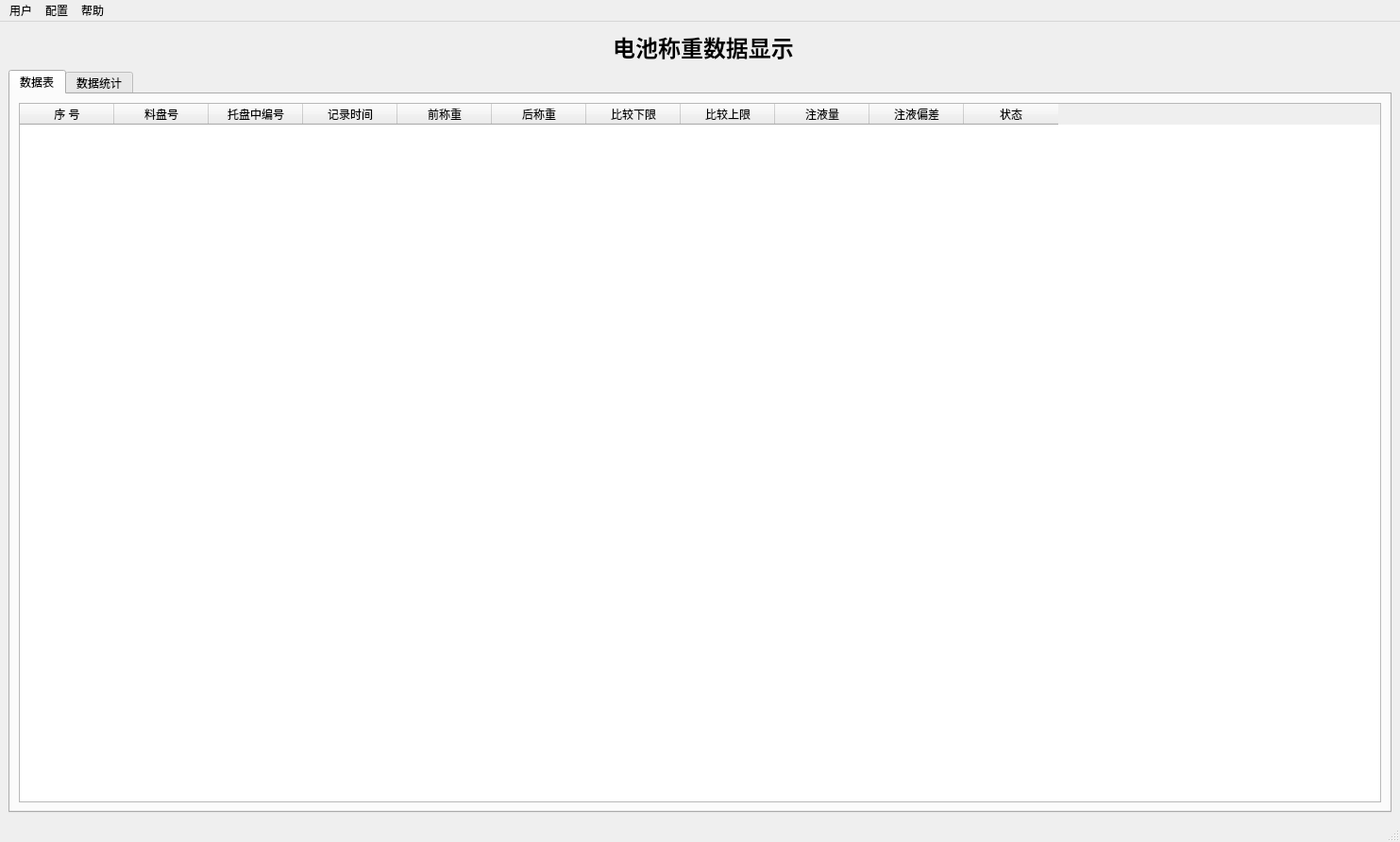
<?xml version="1.0" encoding="UTF-8"?>
<ui version="4.0">
 <class>MainWindow</class>
 <widget class="QMainWindow" name="MainWindow">
  <property name="geometry">
   <rect>
    <x>0</x>
    <y>0</y>
    <width>1483</width>
    <height>892</height>
   </rect>
  </property>
  <property name="windowTitle">
   <string>MainWindow</string>
  </property>
  <widget class="QWidget" name="centralwidget">
   <layout class="QGridLayout" name="gridLayout_2">
    <item row="0" column="0">
     <layout class="QGridLayout" name="gridLayout">
      <item row="1" column="0" colspan="4">
       <widget class="QTabWidget" name="tabWidget">
        <property name="currentIndex">
         <number>0</number>
        </property>
        <widget class="QWidget" name="tab">
         <attribute name="title">
          <string>数据表</string>
         </attribute>
         <layout class="QGridLayout" name="gridLayout_4">
          <item row="0" column="0">
           <widget class="QTableWidget" name="tableWid_data">
            <column>
             <property name="text">
              <string>序 号</string>
             </property>
             <property name="textAlignment">
              <set>AlignCenter</set>
             </property>
            </column>
            <column>
             <property name="text">
              <string>料盘号</string>
             </property>
             <property name="textAlignment">
              <set>AlignCenter</set>
             </property>
            </column>
            <column>
             <property name="text">
              <string>托盘中编号</string>
             </property>
             <property name="textAlignment">
              <set>AlignCenter</set>
             </property>
            </column>
            <column>
             <property name="text">
              <string>记录时间</string>
             </property>
             <property name="textAlignment">
              <set>AlignCenter</set>
             </property>
            </column>
            <column>
             <property name="text">
              <string>前称重</string>
             </property>
             <property name="textAlignment">
              <set>AlignCenter</set>
             </property>
            </column>
            <column>
             <property name="text">
              <string>后称重</string>
             </property>
             <property name="textAlignment">
              <set>AlignCenter</set>
             </property>
            </column>
            <column>
             <property name="text">
              <string>比较下限</string>
             </property>
             <property name="textAlignment">
              <set>AlignCenter</set>
             </property>
            </column>
            <column>
             <property name="text">
              <string>比较上限</string>
             </property>
             <property name="textAlignment">
              <set>AlignCenter</set>
             </property>
            </column>
            <column>
             <property name="text">
              <string>注液量</string>
             </property>
             <property name="textAlignment">
              <set>AlignCenter</set>
             </property>
            </column>
            <column>
             <property name="text">
              <string>注液偏差</string>
             </property>
             <property name="textAlignment">
              <set>AlignCenter</set>
             </property>
            </column>
            <column>
             <property name="text">
              <string>状态</string>
             </property>
             <property name="textAlignment">
              <set>AlignCenter</set>
             </property>
            </column>
           </widget>
          </item>
         </layout>
        </widget>
        <widget class="QWidget" name="tab_2">
         <attribute name="title">
          <string>数据统计</string>
         </attribute>
         <widget class="QWidget" name="layoutWidget">
          <property name="geometry">
           <rect>
            <x>521</x>
            <y>1</y>
            <width>896</width>
            <height>682</height>
           </rect>
          </property>
          <layout class="QGridLayout" name="gridLayout_8">
           <item row="0" column="0">
            <layout class="QGridLayout" name="gridLayout_7">
             <item row="0" column="0">
              <layout class="QGridLayout" name="gridLayout_5">
               <item row="0" column="0">
                <layout class="QHBoxLayout" name="horizontalLayout_3">
                 <item>
                  <widget class="QLabel" name="label_foreWighing">
                   <property name="text">
                    <string>前称 ：</string>
                   </property>
                  </widget>
                 </item>
                 <item>
                  <spacer name="horizontalSpacer_3">
                   <property name="orientation">
                    <enum>Qt::Horizontal</enum>
                   </property>
                   <property name="sizeHint" stdset="0">
                    <size>
                     <width>838</width>
                     <height>20</height>
                    </size>
                   </property>
                  </spacer>
                 </item>
                </layout>
               </item>
               <item row="1" column="0">
                <widget class="QTableWidget" name="tableWidg_exWight">
                 <attribute name="horizontalHeaderDefaultSectionSize">
                  <number>80</number>
                 </attribute>
                 <column>
                  <property name="text">
                   <string>1</string>
                  </property>
                  <property name="textAlignment">
                   <set>AlignCenter</set>
                  </property>
                 </column>
                 <column>
                  <property name="text">
                   <string>2</string>
                  </property>
                  <property name="textAlignment">
                   <set>AlignCenter</set>
                  </property>
                 </column>
                 <column>
                  <property name="text">
                   <string>3</string>
                  </property>
                  <property name="textAlignment">
                   <set>AlignCenter</set>
                  </property>
                 </column>
                 <column>
                  <property name="text">
                   <string>4</string>
                  </property>
                  <property name="textAlignment">
                   <set>AlignCenter</set>
                  </property>
                 </column>
                 <column>
                  <property name="text">
                   <string>5</string>
                  </property>
                  <property name="textAlignment">
                   <set>AlignCenter</set>
                  </property>
                 </column>
                 <column>
                  <property name="text">
                   <string>6</string>
                  </property>
                  <property name="textAlignment">
                   <set>AlignCenter</set>
                  </property>
                 </column>
                 <column>
                  <property name="text">
                   <string>7</string>
                  </property>
                  <property name="textAlignment">
                   <set>AlignCenter</set>
                  </property>
                 </column>
                 <column>
                  <property name="text">
                   <string>8</string>
                  </property>
                  <property name="textAlignment">
                   <set>AlignCenter</set>
                  </property>
                 </column>
                 <column>
                  <property name="text">
                   <string>9</string>
                  </property>
                  <property name="textAlignment">
                   <set>AlignCenter</set>
                  </property>
                 </column>
                 <column>
                  <property name="text">
                   <string>10</string>
                  </property>
                  <property name="textAlignment">
                   <set>AlignCenter</set>
                  </property>
                 </column>
                </widget>
               </item>
              </layout>
             </item>
             <item row="1" column="0">
              <layout class="QVBoxLayout" name="verticalLayout_2">
               <item>
                <layout class="QHBoxLayout" name="horizontalLayout_2">
                 <item>
                  <widget class="QLabel" name="label_reWighing">
                   <property name="text">
                    <string>后称 ：</string>
                   </property>
                  </widget>
                 </item>
                 <item>
                  <spacer name="horizontalSpacer">
                   <property name="orientation">
                    <enum>Qt::Horizontal</enum>
                   </property>
                   <property name="sizeHint" stdset="0">
                    <size>
                     <width>838</width>
                     <height>20</height>
                    </size>
                   </property>
                  </spacer>
                 </item>
                </layout>
               </item>
               <item>
                <widget class="QTableWidget" name="tableWidg_reWight">
                 <attribute name="horizontalHeaderDefaultSectionSize">
                  <number>80</number>
                 </attribute>
                 <column>
                  <property name="text">
                   <string>1</string>
                  </property>
                  <property name="textAlignment">
                   <set>AlignCenter</set>
                  </property>
                 </column>
                 <column>
                  <property name="text">
                   <string>2</string>
                  </property>
                  <property name="textAlignment">
                   <set>AlignCenter</set>
                  </property>
                 </column>
                 <column>
                  <property name="text">
                   <string>3</string>
                  </property>
                  <property name="textAlignment">
                   <set>AlignCenter</set>
                  </property>
                 </column>
                 <column>
                  <property name="text">
                   <string>4</string>
                  </property>
                  <property name="textAlignment">
                   <set>AlignCenter</set>
                  </property>
                 </column>
                 <column>
                  <property name="text">
                   <string>5</string>
                  </property>
                  <property name="textAlignment">
                   <set>AlignCenter</set>
                  </property>
                 </column>
                 <column>
                  <property name="text">
                   <string>6</string>
                  </property>
                  <property name="textAlignment">
                   <set>AlignCenter</set>
                  </property>
                 </column>
                 <column>
                  <property name="text">
                   <string>7</string>
                  </property>
                  <property name="textAlignment">
                   <set>AlignCenter</set>
                  </property>
                 </column>
                 <column>
                  <property name="text">
                   <string>8</string>
                  </property>
                  <property name="textAlignment">
                   <set>AlignCenter</set>
                  </property>
                 </column>
                 <column>
                  <property name="text">
                   <string>9</string>
                  </property>
                  <property name="textAlignment">
                   <set>AlignCenter</set>
                  </property>
                 </column>
                 <column>
                  <property name="text">
                   <string>10</string>
                  </property>
                  <property name="textAlignment">
                   <set>AlignCenter</set>
                  </property>
                 </column>
                </widget>
               </item>
              </layout>
             </item>
            </layout>
           </item>
           <item row="1" column="0">
            <layout class="QVBoxLayout" name="verticalLayout_3">
             <item>
              <layout class="QHBoxLayout" name="horizontalLayout">
               <item>
                <widget class="QLabel" name="label_result">
                 <property name="text">
                  <string>当前结果 ：</string>
                 </property>
                </widget>
               </item>
               <item>
                <spacer name="horizontalSpacer_2">
                 <property name="orientation">
                  <enum>Qt::Horizontal</enum>
                 </property>
                 <property name="sizeHint" stdset="0">
                  <size>
                   <width>818</width>
                   <height>20</height>
                  </size>
                 </property>
                </spacer>
               </item>
              </layout>
             </item>
             <item>
              <widget class="QTableWidget" name="tableWidg_result">
               <attribute name="horizontalHeaderDefaultSectionSize">
                <number>80</number>
               </attribute>
               <column>
                <property name="text">
                 <string>1</string>
                </property>
                <property name="textAlignment">
                 <set>AlignCenter</set>
                </property>
               </column>
               <column>
                <property name="text">
                 <string>2</string>
                </property>
                <property name="textAlignment">
                 <set>AlignCenter</set>
                </property>
               </column>
               <column>
                <property name="text">
                 <string>3</string>
                </property>
                <property name="textAlignment">
                 <set>AlignCenter</set>
                </property>
               </column>
               <column>
                <property name="text">
                 <string>4</string>
                </property>
                <property name="textAlignment">
                 <set>AlignCenter</set>
                </property>
               </column>
               <column>
                <property name="text">
                 <string>5</string>
                </property>
                <property name="textAlignment">
                 <set>AlignCenter</set>
                </property>
               </column>
               <column>
                <property name="text">
                 <string>6</string>
                </property>
                <property name="textAlignment">
                 <set>AlignCenter</set>
                </property>
               </column>
               <column>
                <property name="text">
                 <string>7</string>
                </property>
                <property name="textAlignment">
                 <set>AlignCenter</set>
                </property>
               </column>
               <column>
                <property name="text">
                 <string>8</string>
                </property>
                <property name="textAlignment">
                 <set>AlignCenter</set>
                </property>
               </column>
               <column>
                <property name="text">
                 <string>9</string>
                </property>
                <property name="textAlignment">
                 <set>AlignCenter</set>
                </property>
               </column>
               <column>
                <property name="text">
                 <string>10</string>
                </property>
                <property name="textAlignment">
                 <set>AlignCenter</set>
                </property>
               </column>
              </widget>
             </item>
            </layout>
           </item>
          </layout>
         </widget>
         <widget class="QWidget" name="layoutWidget">
          <property name="geometry">
           <rect>
            <x>140</x>
            <y>62</y>
            <width>191</width>
            <height>181</height>
           </rect>
          </property>
          <layout class="QGridLayout" name="gridLayout_3">
           <item row="0" column="0">
            <widget class="QLabel" name="label_total">
             <property name="text">
              <string>总数：</string>
             </property>
            </widget>
           </item>
           <item row="0" column="1">
            <widget class="QLineEdit" name="lineEd_total">
             <property name="alignment">
              <set>Qt::AlignCenter</set>
             </property>
             <property name="readOnly">
              <bool>true</bool>
             </property>
            </widget>
           </item>
           <item row="1" column="0">
            <widget class="QLabel" name="label_qualified">
             <property name="text">
              <string>合格数：</string>
             </property>
            </widget>
           </item>
           <item row="1" column="1">
            <widget class="QLineEdit" name="lineEd_qualified">
             <property name="alignment">
              <set>Qt::AlignCenter</set>
             </property>
             <property name="readOnly">
              <bool>true</bool>
             </property>
            </widget>
           </item>
           <item row="2" column="0">
            <widget class="QLabel" name="label_addLiquid">
             <property name="text">
              <string>补液数：</string>
             </property>
            </widget>
           </item>
           <item row="2" column="1">
            <widget class="QLineEdit" name="lineEd_addLiquid">
             <property name="alignment">
              <set>Qt::AlignCenter</set>
             </property>
             <property name="readOnly">
              <bool>true</bool>
             </property>
            </widget>
           </item>
           <item row="3" column="0">
            <widget class="QLabel" name="label_unqualified">
             <property name="text">
              <string>不良数：</string>
             </property>
            </widget>
           </item>
           <item row="3" column="1">
            <widget class="QLineEdit" name="lineEd_unqualified">
             <property name="alignment">
              <set>Qt::AlignCenter</set>
             </property>
             <property name="readOnly">
              <bool>true</bool>
             </property>
            </widget>
           </item>
           <item row="4" column="0">
            <widget class="QLabel" name="label_qualifiedRate">
             <property name="text">
              <string>合格率：</string>
             </property>
            </widget>
           </item>
           <item row="4" column="1">
            <widget class="QLineEdit" name="lineEd_qualifiedRate">
             <property name="alignment">
              <set>Qt::AlignCenter</set>
             </property>
             <property name="readOnly">
              <bool>true</bool>
             </property>
            </widget>
           </item>
          </layout>
         </widget>
         <widget class="QPushButton" name="pushB_countClear">
          <property name="geometry">
           <rect>
            <x>170</x>
            <y>260</y>
            <width>131</width>
            <height>41</height>
           </rect>
          </property>
          <property name="text">
           <string>清 零</string>
          </property>
         </widget>
        </widget>
       </widget>
      </item>
      <item row="0" column="1">
       <spacer name="horizontalSpacer_5">
        <property name="orientation">
         <enum>Qt::Horizontal</enum>
        </property>
        <property name="sizeHint" stdset="0">
         <size>
          <width>40</width>
          <height>20</height>
         </size>
        </property>
       </spacer>
      </item>
      <item row="0" column="3">
       <spacer name="horizontalSpacer_4">
        <property name="orientation">
         <enum>Qt::Horizontal</enum>
        </property>
        <property name="sizeHint" stdset="0">
         <size>
          <width>40</width>
          <height>20</height>
         </size>
        </property>
       </spacer>
      </item>
      <item row="0" column="2">
       <widget class="QLabel" name="label_programName">
        <property name="font">
         <font>
          <family>微软雅黑</family>
          <pointsize>18</pointsize>
          <weight>75</weight>
          <bold>true</bold>
         </font>
        </property>
        <property name="text">
         <string>电池称重数据显示</string>
        </property>
        <property name="alignment">
         <set>Qt::AlignCenter</set>
        </property>
       </widget>
      </item>
     </layout>
    </item>
   </layout>
  </widget>
  <widget class="QMenuBar" name="menubar">
   <property name="geometry">
    <rect>
     <x>0</x>
     <y>0</y>
     <width>1483</width>
     <height>23</height>
    </rect>
   </property>
   <widget class="QMenu" name="menu">
    <property name="title">
     <string>用户</string>
    </property>
    <addaction name="actionLogin"/>
    <addaction name="actionLogout"/>
    <addaction name="separator"/>
    <addaction name="actionQuit"/>
   </widget>
   <widget class="QMenu" name="menu_2">
    <property name="title">
     <string>配置</string>
    </property>
    <addaction name="actionConfig_Port"/>
    <addaction name="separator"/>
    <addaction name="actionData_Query"/>
   </widget>
   <widget class="QMenu" name="menu_3">
    <property name="title">
     <string>帮助</string>
    </property>
    <addaction name="actionAbout"/>
    <addaction name="actionConnect_us"/>
   </widget>
   <addaction name="menu"/>
   <addaction name="menu_2"/>
   <addaction name="menu_3"/>
  </widget>
  <widget class="QStatusBar" name="statusbar"/>
  <action name="actionLogin">
   <property name="icon">
    <iconset resource="image.qrc">
     <normaloff>:/icon/Icon/login.png</normaloff>:/icon/Icon/login.png</iconset>
   </property>
   <property name="text">
    <string>登录</string>
   </property>
  </action>
  <action name="actionLogout">
   <property name="icon">
    <iconset resource="image.qrc">
     <normaloff>:/icon/Icon/logout.png</normaloff>:/icon/Icon/logout.png</iconset>
   </property>
   <property name="text">
    <string>注销</string>
   </property>
  </action>
  <action name="actionQuit">
   <property name="icon">
    <iconset resource="image.qrc">
     <normaloff>:/icon/Icon/Quit.png</normaloff>:/icon/Icon/Quit.png</iconset>
   </property>
   <property name="text">
    <string>退出</string>
   </property>
  </action>
  <action name="actionAbout">
   <property name="text">
    <string>关于</string>
   </property>
  </action>
  <action name="actionConnect_us">
   <property name="icon">
    <iconset resource="image.qrc">
     <normaloff>:/icon/Icon/contact.png</normaloff>:/icon/Icon/contact.png</iconset>
   </property>
   <property name="text">
    <string>联系我们</string>
   </property>
  </action>
  <action name="actionConfig_Port">
   <property name="text">
    <string>端口配置</string>
   </property>
  </action>
  <action name="actionData_Query">
   <property name="text">
    <string>数据查询</string>
   </property>
  </action>
 </widget>
 <resources>
  <include location="image.qrc"/>
 </resources>
 <connections/>
</ui>
